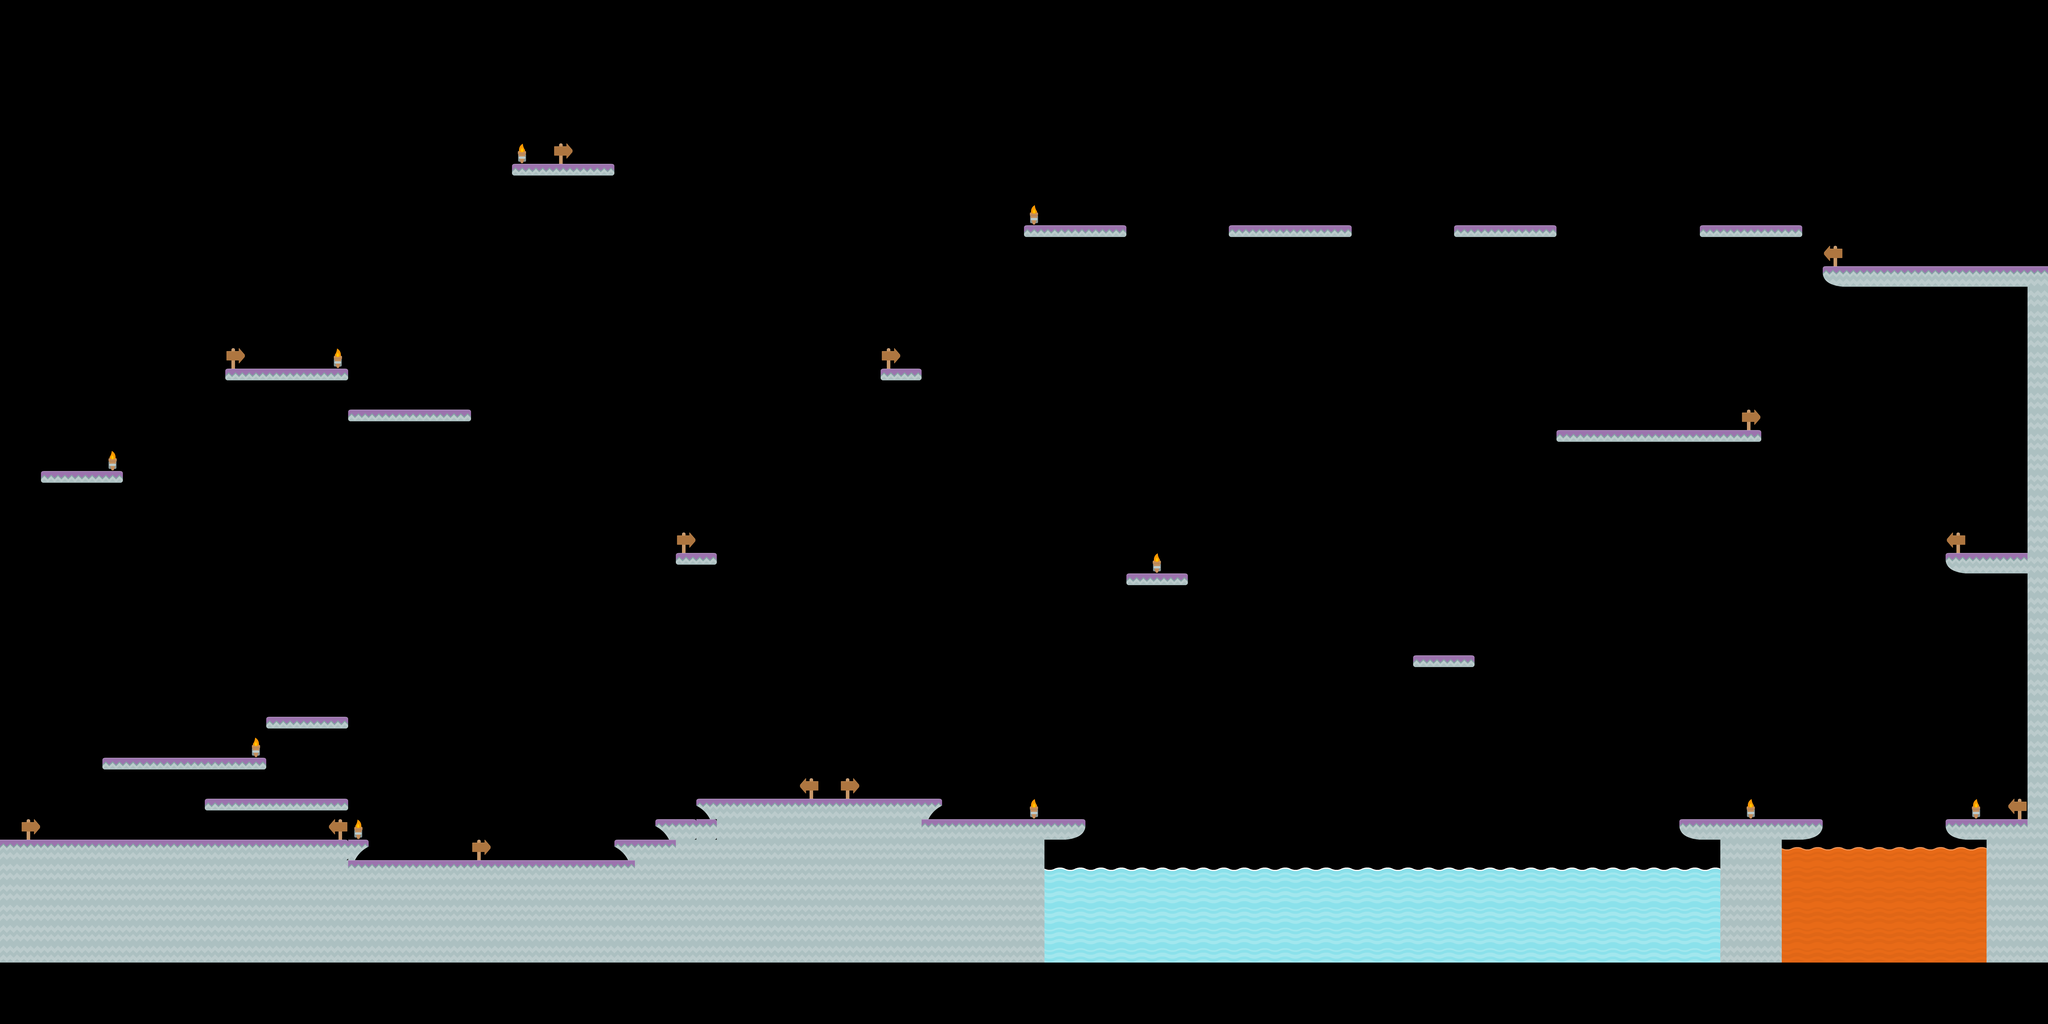

This game map was drawn from its Tiled (.tmx) file and the tilesets committed beside it. A one-line description and the trimmed map source follow:
An orthogonal 100x50 tile map with 70x70 px tiles, 1 tile layer (Tile Layer 1).

<map version="1.2" tiledversion="1.2.3" orientation="orthogonal" renderorder="right-down" width="100" height="50" tilewidth="70" tileheight="70" infinite="0" nextlayerid="4" nextobjectid="1">
 <tileset firstgid="1" name="tiles_spritesheet" tilewidth="70" tileheight="70" spacing="2" tilecount="156" columns="12">
  <image source="tiles_spritesheet.png" width="914" height="936" />
  <tile id="0">
   <properties>
    <property name="collides" type="bool" value="true" />
   </properties>
  </tile>
  <tile id="2">
   <properties>
    <property name="collides" type="bool" value="true" />
   </properties>
  </tile>
  <tile id="3">
   <properties>
    <property name="collides" type="bool" value="true" />
   </properties>
  </tile>
  <tile id="4">
   <properties>
    <property name="collides" type="bool" value="true" />
   </properties>
  </tile>
  <tile id="5">
   <properties>
    <property name="collides" type="bool" value="true" />
   </properties>
  </tile>
  <tile id="7">
   <properties>
    <property name="collides" type="bool" value="true" />
   </properties>
  </tile>
  <tile id="8">
   <properties>
    <property name="collides" type="bool" value="true" />
   </properties>
  </tile>
  <tile id="9">
   <properties>
    <property name="collides" type="bool" value="true" />
   </properties>
  </tile>
  <tile id="10">
   <properties>
    <property name="collides" type="bool" value="true" />
   </properties>
  </tile>
  <tile id="11">
   <properties>
    <property name="collides" type="bool" value="true" />
   </properties>
  </tile>
  <tile id="12">
   <properties>
    <property name="collides" type="bool" value="true" />
   </properties>
  </tile>
  <tile id="14">
   <properties>
    <property name="collides" type="bool" value="true" />
   </properties>
  </tile>
  <tile id="15">
   <properties>
    <property name="collides" type="bool" value="true" />
   </properties>
  </tile>
  <tile id="16">
   <properties>
    <property name="collides" type="bool" value="true" />
   </properties>
  </tile>
  <tile id="17">
   <properties>
    <property name="collides" type="bool" value="true" />
   </properties>
  </tile>
  <tile id="20">
   <properties>
    <property name="collides" type="bool" value="true" />
   </properties>
  </tile>
  <tile id="22">
   <properties>
    <property name="collides" type="bool" value="true" />
   </properties>
  </tile>
  <tile id="23">
   <properties>
    <property name="collides" type="bool" value="true" />
   </properties>
  </tile>
  <tile id="24">
   <properties>
    <property name="collides" type="bool" value="true" />
   </properties>
  </tile>
  <tile id="26">
   <properties>
    <property name="collides" type="bool" value="true" />
   </properties>
  </tile>
  <tile id="27">
   <properties>
    <property name="collides" type="bool" value="true" />
   </properties>
  </tile>
  <tile id="28">
   <properties>
    <property name="collides" type="bool" value="true" />
   </properties>
  </tile>
  <tile id="29">
   <properties>
    <property name="collides" type="bool" value="true" />
   </properties>
  </tile>
  <tile id="30">
   <properties>
    <property name="collides" type="bool" value="true" />
   </properties>
  </tile>
  <tile id="32">
   <properties>
    <property name="collides" type="bool" value="true" />
   </properties>
  </tile>
  <tile id="34">
   <properties>
    <property name="collides" type="bool" value="true" />
   </properties>
  </tile>
  <tile id="35">
   <properties>
    <property name="collides" type="bool" value="true" />
   </properties>
  </tile>
  <tile id="36">
   <properties>
    <property name="collides" type="bool" value="true" />
   </properties>
  </tile>
  <tile id="38">
   <properties>
    <property name="collides" type="bool" value="true" />
   </properties>
  </tile>
  <tile id="39">
   <properties>
    <property name="collides" type="bool" value="true" />
   </properties>
  </tile>
  <tile id="41">
   <properties>
    <property name="collides" type="bool" value="true" />
   </properties>
  </tile>
  <tile id="42">
   <properties>
    <property name="collides" type="bool" value="true" />
   </properties>
  </tile>
  <tile id="43">
   <properties>
    <property name="collides" type="bool" value="true" />
   </properties>
  </tile>
  <tile id="44">
   <properties>
    <property name="collides" type="bool" value="true" />
   </properties>
  </tile>
  <tile id="46">
   <properties>
    <property name="collides" type="bool" value="true" />
   </properties>
  </tile>
  <tile id="47">
   <properties>
    <property name="collides" type="bool" value="true" />
   </properties>
  </tile>
  <tile id="48">
   <properties>
    <property name="collides" type="bool" value="true" />
   </properties>
  </tile>
  <tile id="49">
   <properties>
    <property name="collides" type="bool" value="true" />
   </properties>
  </tile>
  <tile id="50">
   <properties>
    <property name="collides" type="bool" value="true" />
   </properties>
  </tile>
  <tile id="51">
   <properties>
    <property name="collides" type="bool" value="true" />
   </properties>
  </tile>
  <tile id="53">
   <properties>
    <property name="collides" type="bool" value="true" />
   </properties>
  </tile>
  <tile id="54">
   <properties>
    <property name="collides" type="bool" value="true" />
   </properties>
  </tile>
  <tile id="55">
   <properties>
    <property name="collides" type="bool" value="true" />
   </properties>
  </tile>
  <tile id="56">
   <properties>
    <property name="collides" type="bool" value="true" />
   </properties>
  </tile>
  <tile id="58">
   <properties>
    <property name="collides" type="bool" value="true" />
   </properties>
  </tile>
  <tile id="59">
   <properties>
    <property name="collides" type="bool" value="true" />
   </properties>
  </tile>
  <tile id="60">
   <properties>
    <property name="collides" type="bool" value="true" />
   </properties>
  </tile>
  <tile id="61">
   <properties>
    <property name="collides" type="bool" value="true" />
   </properties>
  </tile>
  <tile id="62">
   <properties>
    <property name="collides" type="bool" value="true" />
   </properties>
  </tile>
  <tile id="63">
   <properties>
    <property name="collides" type="bool" value="true" />
   </properties>
  </tile>
  <tile id="65">
   <properties>
    <property name="collides" type="bool" value="true" />
   </properties>
  </tile>
  <tile id="66">
   <properties>
    <property name="collides" type="bool" value="true" />
   </properties>
  </tile>
  <tile id="67">
   <properties>
    <property name="collides" type="bool" value="true" />
   </properties>
  </tile>
  <tile id="68">
   <properties>
    <property name="collides" type="bool" value="true" />
   </properties>
  </tile>
  <tile id="70">
   <properties>
    <property name="collides" type="bool" value="true" />
   </properties>
  </tile>
  <tile id="71">
   <properties>
    <property name="collides" type="bool" value="true" />
   </properties>
  </tile>
  <tile id="72">
   <properties>
    <property name="collides" type="bool" value="true" />
   </properties>
  </tile>
  <tile id="73">
   <properties>
    <property name="collides" type="bool" value="true" />
   </properties>
  </tile>
  <tile id="74">
   <properties>
    <property name="collides" type="bool" value="true" />
   </properties>
  </tile>
  <tile id="75">
   <properties>
    <property name="collides" type="bool" value="true" />
   </properties>
  </tile>
  <tile id="77">
   <properties>
    <property name="collides" type="bool" value="true" />
   </properties>
  </tile>
  <tile id="78">
   <properties>
    <property name="collides" type="bool" value="true" />
   </properties>
  </tile>
  <tile id="79">
   <properties>
    <property name="collides" type="bool" value="true" />
   </properties>
  </tile>
  <tile id="80">
   <properties>
    <property name="collides" type="bool" value="true" />
   </properties>
  </tile>
  <tile id="82">
   <properties>
    <property name="collides" type="bool" value="true" />
   </properties>
  </tile>
  <tile id="83">
   <properties>
    <property name="collides" type="bool" value="true" />
   </properties>
  </tile>
  <tile id="84">
   <properties>
    <property name="collides" type="bool" value="true" />
   </properties>
  </tile>
  <tile id="85">
   <properties>
    <property name="collides" type="bool" value="true" />
   </properties>
  </tile>
  <tile id="86">
   <properties>
    <property name="collides" type="bool" value="true" />
   </properties>
  </tile>
  <tile id="87">
   <properties>
    <property name="collides" type="bool" value="true" />
   </properties>
  </tile>
  <tile id="88">
   <properties>
    <property name="collides" type="bool" value="true" />
   </properties>
  </tile>
  <tile id="89">
   <properties>
    <property name="collides" type="bool" value="true" />
   </properties>
  </tile>
  <tile id="90">
   <properties>
    <property name="collides" type="bool" value="true" />
   </properties>
  </tile>
  <tile id="91">
   <properties>
    <property name="collides" type="bool" value="true" />
   </properties>
  </tile>
  <tile id="92">
   <properties>
    <property name="collides" type="bool" value="true" />
   </properties>
  </tile>
  <tile id="93">
   <properties>
    <property name="collides" type="bool" value="true" />
   </properties>
  </tile>
  <tile id="94">
   <properties>
    <property name="collides" type="bool" value="true" />
   </properties>
  </tile>
  <tile id="95">
   <properties>
    <property name="collides" type="bool" value="true" />
   </properties>
  </tile>
  <tile id="96">
   <properties>
    <property name="collides" type="bool" value="true" />
   </properties>
  </tile>
  <tile id="97">
   <properties>
    <property name="collides" type="bool" value="true" />
   </properties>
  </tile>
  <tile id="98">
   <properties>
    <property name="collides" type="bool" value="true" />
   </properties>
  </tile>
  <tile id="99">
   <properties>
    <property name="collides" type="bool" value="true" />
   </properties>
  </tile>
  <tile id="100">
   <properties>
    <property name="collides" type="bool" value="true" />
   </properties>
  </tile>
  <tile id="101">
   <properties>
    <property name="collides" type="bool" value="true" />
   </properties>
  </tile>
  <tile id="102">
   <properties>
    <property name="collides" type="bool" value="true" />
   </properties>
  </tile>
  <tile id="103">
   <properties>
    <property name="collides" type="bool" value="true" />
   </properties>
  </tile>
  <tile id="104">
   <properties>
    <property name="collides" type="bool" value="true" />
   </properties>
  </tile>
  <tile id="105">
   <properties>
    <property name="collides" type="bool" value="true" />
   </properties>
  </tile>
  <tile id="106">
   <properties>
    <property name="collides" type="bool" value="true" />
   </properties>
  </tile>
  <tile id="107">
   <properties>
    <property name="collides" type="bool" value="true" />
   </properties>
  </tile>
  <tile id="108">
   <properties>
    <property name="collides" type="bool" value="true" />
   </properties>
  </tile>
  <tile id="109">
   <properties>
    <property name="collides" type="bool" value="true" />
   </properties>
  </tile>
  <tile id="110">
   <properties>
    <property name="collides" type="bool" value="true" />
   </properties>
  </tile>
  <tile id="111">
   <properties>
    <property name="collides" type="bool" value="true" />
   </properties>
  </tile>
  <tile id="112">
   <properties>
    <property name="collides" type="bool" value="true" />
   </properties>
  </tile>
  <tile id="113">
   <properties>
    <property name="collides" type="bool" value="true" />
   </properties>
  </tile>
  <tile id="114">
   <properties>
    <property name="collides" type="bool" value="true" />
   </properties>
  </tile>
  <tile id="115">
   <properties>
    <property name="collides" type="bool" value="true" />
   </properties>
  </tile>
  <tile id="116">
   <properties>
    <property name="collides" type="bool" value="true" />
   </properties>
  </tile>
  <tile id="117">
   <properties>
    <property name="collides" type="bool" value="true" />
   </properties>
  </tile>
  <tile id="118">
   <properties>
    <property name="collides" type="bool" value="true" />
   </properties>
  </tile>
  <tile id="119">
   <properties>
    <property name="collides" type="bool" value="true" />
   </properties>
  </tile>
  <tile id="120">
   <properties>
    <property name="collides" type="bool" value="true" />
   </properties>
  </tile>
  <tile id="121">
   <properties>
    <property name="collides" type="bool" value="true" />
   </properties>
  </tile>
  <tile id="122">
   <properties>
    <property name="collides" type="bool" value="true" />
   </properties>
  </tile>
  <tile id="123">
   <properties>
    <property name="collides" type="bool" value="true" />
   </properties>
  </tile>
  <tile id="124">
   <properties>
    <property name="collides" type="bool" value="true" />
   </properties>
  </tile>
  <tile id="125">
   <properties>
    <property name="collides" type="bool" value="true" />
   </properties>
  </tile>
  <tile id="126">
   <properties>
    <property name="collides" type="bool" value="true" />
   </properties>
  </tile>
  <tile id="127">
   <properties>
    <property name="collides" type="bool" value="true" />
   </properties>
  </tile>
  <tile id="128">
   <properties>
    <property name="collides" type="bool" value="true" />
   </properties>
  </tile>
  <tile id="129">
   <properties>
    <property name="collides" type="bool" value="true" />
   </properties>
  </tile>
  <tile id="130">
   <properties>
    <property name="collides" type="bool" value="true" />
   </properties>
  </tile>
  <tile id="131">
   <properties>
    <property name="collides" type="bool" value="true" />
   </properties>
  </tile>
  <tile id="132">
   <properties>
    <property name="collides" type="bool" value="true" />
   </properties>
  </tile>
  <tile id="133">
   <properties>
    <property name="collides" type="bool" value="true" />
   </properties>
  </tile>
  <tile id="134">
   <properties>
    <property name="collides" type="bool" value="true" />
   </properties>
  </tile>
  <tile id="135">
   <properties>
    <property name="collides" type="bool" value="true" />
   </properties>
  </tile>
  <tile id="136">
   <properties>
    <property name="collides" type="bool" value="true" />
   </properties>
  </tile>
  <tile id="137">
   <properties>
    <property name="collides" type="bool" value="true" />
   </properties>
  </tile>
  <tile id="138">
   <properties>
    <property name="collides" type="bool" value="true" />
   </properties>
  </tile>
  <tile id="139">
   <properties>
    <property name="collides" type="bool" value="true" />
   </properties>
  </tile>
  <tile id="140">
   <properties>
    <property name="collides" type="bool" value="true" />
   </properties>
  </tile>
  <tile id="141">
   <properties>
    <property name="collides" type="bool" value="true" />
   </properties>
  </tile>
  <tile id="142">
   <properties>
    <property name="collides" type="bool" value="true" />
   </properties>
  </tile>
  <tile id="143">
   <properties>
    <property name="collides" type="bool" value="true" />
   </properties>
  </tile>
  <tile id="144">
   <properties>
    <property name="collides" type="bool" value="true" />
   </properties>
  </tile>
  <tile id="145">
   <properties>
    <property name="collides" type="bool" value="true" />
   </properties>
  </tile>
  <tile id="146">
   <properties>
    <property name="collides" type="bool" value="true" />
   </properties>
  </tile>
  <tile id="147">
   <properties>
    <property name="collides" type="bool" value="true" />
   </properties>
  </tile>
  <tile id="148">
   <properties>
    <property name="collides" type="bool" value="true" />
   </properties>
  </tile>
  <tile id="150">
   <properties>
    <property name="collides" type="bool" value="true" />
   </properties>
  </tile>
  <tile id="151">
   <properties>
    <property name="collides" type="bool" value="true" />
   </properties>
  </tile>
  <tile id="152">
   <properties>
    <property name="collides" type="bool" value="true" />
   </properties>
  </tile>
  <tile id="153">
   <properties>
    <property name="collides" type="bool" value="true" />
   </properties>
  </tile>
  <tile id="154">
   <properties>
    <property name="collides" type="bool" value="true" />
   </properties>
  </tile>
  <tile id="155">
   <properties>
    <property name="collides" type="bool" value="true" />
   </properties>
  </tile>
 </tileset>
 <layer id="3" name="Tile Layer 1" width="100" height="50">
  <data>[5000 cells, 745 non-empty, 18 distinct tile ids]</data>
 </layer>
</map>
